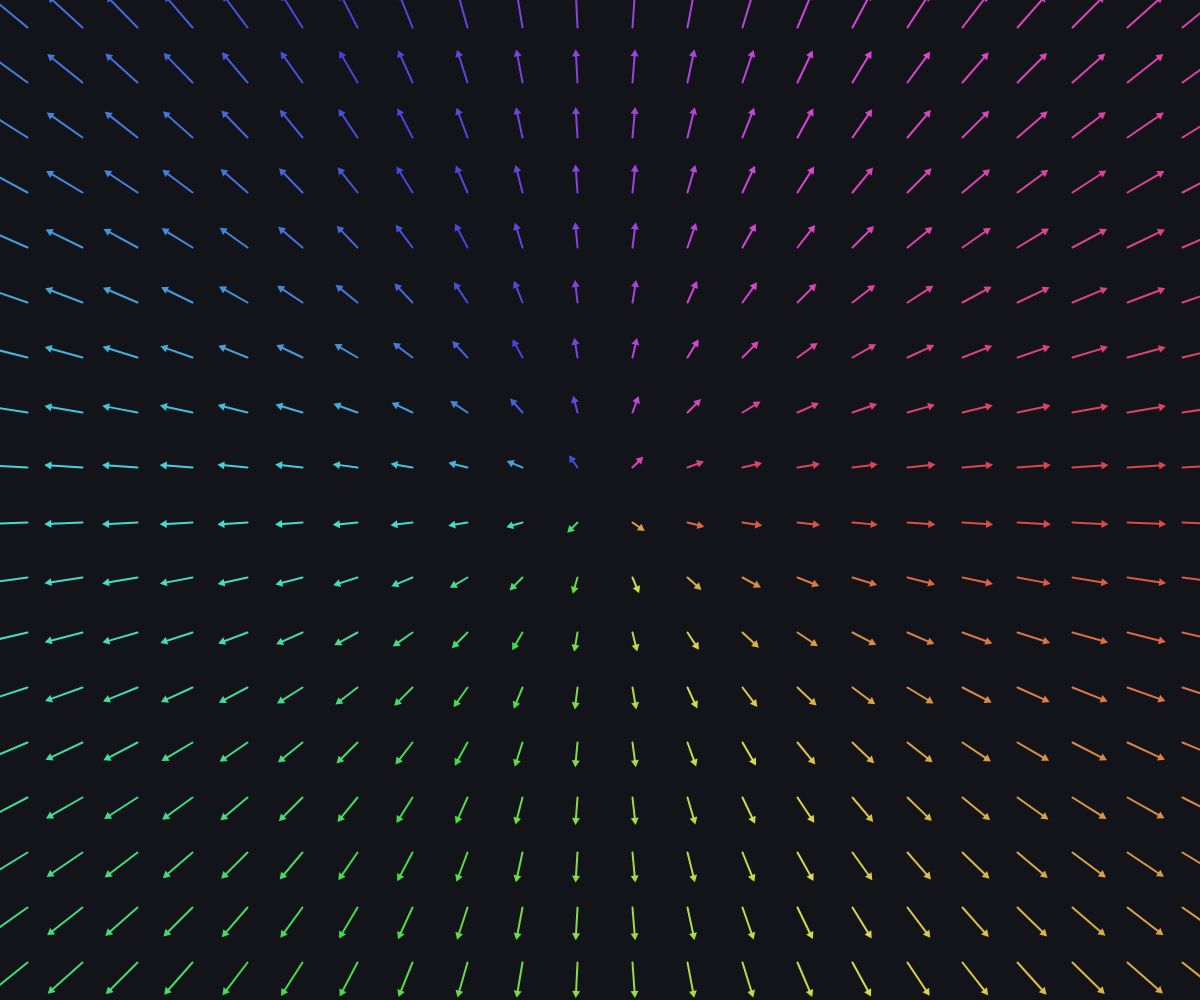
Frame 1 (no input)
Frame 2 (the mouse pressed at the canvas centre, redrawn once): identical to frame 1, image omitted

The p5.js sketch that drew this single still picture (run headless with seeded random() and noise() and a simulated clock; the mouse was pressed at the canvas centre and the sketch redrawn once):

// p5.js sketch
// ── sketch.js

// Vector Field
// Yasmine 
// Tópicos e Esp. Sistemas Digitais

let cellSize = 55; // taille d'une case de la grille, en pixels

function setup() {
  createCanvas(windowWidth, windowHeight);
  colorMode(HSB, 360, 100, 100, 100);
  angleMode(RADIANS);
  noLoop(); // dessin statique : toutes les valeurs sont déterministes
}

// Le canvas s'adapte toujours à la taille de la fenêtre disponible
function windowResized() {
  resizeCanvas(windowWidth, windowHeight);
  redraw();
}

function draw() {
  background(230, 25, 10);

  let cx = width / 2;
  let cy = height / 2;

  // Nombre de colonnes / lignes déduit de la taille de la fenêtre
  let cols = ceil(width / cellSize);
  let rows = ceil(height / cellSize);

  // Distance maximale possible au centre (coin de la fenêtre),
  // utilisée pour normaliser la taille des flèches
  let distMax = dist(0, 0, cx, cy);

  for (let i = 0; i < cols; i++) {
    for (let j = 0; j < rows; j++) {

      // Position : fonction directe des indices de la grille 
      let x = (i + 0.5) * cellSize;
      let y = (j + 0.5) * cellSize;

      // Direction : angle exact vers l'extérieur du centre 
      let dx = x - cx;
      let dy = y - cy;
      let angle = atan2(dy, dx); // fonction trigonométrique -> direction précise

      // Dimension : fonction de la distance au centre 
      let d = dist(x, y, cx, cy);
      let longueur = map(d, 0, distMax, 6, cellSize * 0.8);

      // Couleur elle aussi calculée à partir de l'angle (fonction)
      let teinte = (degrees(angle) + 360) % 360;

      push();
      translate(x, y);
      rotate(angle);

      // Dessine une petite flèche : une ligne + une tête triangulaire
      stroke(teinte, 70, 95, 90);
      strokeWeight(2);
      line(0, 0, longueur, 0);

      noStroke();
      fill(teinte, 70, 95, 90);
      triangle(longueur, -4, longueur, 4, longueur + 7, 0);

      pop();
    }
  }
}
